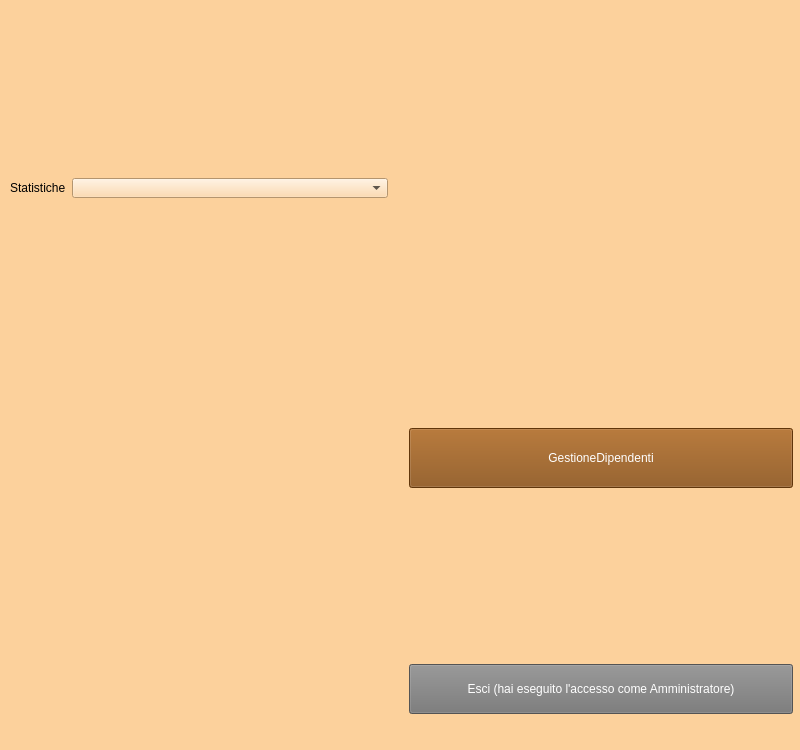
<?xml version="1.0" encoding="UTF-8"?>
<ui version="4.0">
 <class>Form</class>
 <widget class="QWidget" name="Form">
  <property name="windowModality">
   <enum>Qt::NonModal</enum>
  </property>
  <property name="enabled">
   <bool>true</bool>
  </property>
  <property name="sizePolicy">
   <sizepolicy hsizetype="Preferred" vsizetype="Preferred">
    <horstretch>0</horstretch>
    <verstretch>0</verstretch>
   </sizepolicy>
  </property>
  <property name="minimumSize">
   <size>
    <width>800</width>
    <height>750</height>
   </size>
  </property>
  <property name="maximumSize">
   <size>
    <width>800</width>
    <height>750</height>
   </size>
  </property>
  <property name="windowTitle">
   <string>Amministratore</string>
  </property>
  <property name="toolTipDuration">
   <number>-1</number>
  </property>
  <property name="styleSheet">
   <string notr="true">background-color: #FCD19C</string>
  </property>
  <widget class="QWidget" name="verticalLayoutWidget">
   <property name="geometry">
    <rect>
     <x>10</x>
     <y>10</y>
     <width>783</width>
     <height>731</height>
    </rect>
   </property>
   <layout class="QVBoxLayout" name="verticalLayout">
    <item>
     <layout class="QHBoxLayout" name="horizontalLayout_3">
      <item>
       <widget class="QLabel" name="label">
        <property name="minimumSize">
         <size>
          <width>150</width>
          <height>150</height>
         </size>
        </property>
        <property name="maximumSize">
         <size>
          <width>150</width>
          <height>150</height>
         </size>
        </property>
        <property name="text">
         <string/>
        </property>
        <property name="pixmap">
         <pixmap>../../Logo_bowling.png</pixmap>
        </property>
        <property name="scaledContents">
         <bool>true</bool>
        </property>
       </widget>
      </item>
     </layout>
    </item>
    <item>
     <layout class="QHBoxLayout" name="horizontalLayout_2">
      <item>
       <layout class="QVBoxLayout" name="verticalLayout_3">
        <item>
         <layout class="QFormLayout" name="formLayout">
          <item row="0" column="0">
           <widget class="QLabel" name="statisticheLabel">
            <property name="text">
             <string>Statistiche</string>
            </property>
           </widget>
          </item>
          <item row="0" column="1">
           <widget class="QComboBox" name="statComboBox">
            <property name="minimumSize">
             <size>
              <width>316</width>
              <height>20</height>
             </size>
            </property>
            <property name="maximumSize">
             <size>
              <width>316</width>
              <height>20</height>
             </size>
            </property>
            <property name="sizeAdjustPolicy">
             <enum>QComboBox::AdjustToContentsOnFirstShow</enum>
            </property>
            <item>
             <property name="text">
              <string/>
             </property>
            </item>
            <item>
             <property name="text">
              <string>Clienti</string>
             </property>
            </item>
            <item>
             <property name="text">
              <string>Abbonamenti</string>
             </property>
            </item>
            <item>
             <property name="text">
              <string>Dipendenti</string>
             </property>
            </item>
            <item>
             <property name="text">
              <string>Ricevute</string>
             </property>
            </item>
            <item>
             <property name="text">
              <string>Partite</string>
             </property>
            </item>
           </widget>
          </item>
          <item row="1" column="0" colspan="2">
           <layout class="QFormLayout" name="formLayout_2"/>
          </item>
          <item row="2" column="0">
           <widget class="QLabel" name="etichetta1">
            <property name="text">
             <string/>
            </property>
           </widget>
          </item>
          <item row="2" column="1">
           <widget class="QLabel" name="testo1">
            <property name="text">
             <string/>
            </property>
           </widget>
          </item>
          <item row="3" column="0">
           <widget class="QLabel" name="etichetta2">
            <property name="text">
             <string/>
            </property>
           </widget>
          </item>
          <item row="3" column="1">
           <widget class="QLabel" name="testo2">
            <property name="text">
             <string/>
            </property>
           </widget>
          </item>
          <item row="4" column="0">
           <widget class="QLabel" name="etichetta3">
            <property name="text">
             <string/>
            </property>
           </widget>
          </item>
          <item row="4" column="1">
           <widget class="QLabel" name="testo3">
            <property name="text">
             <string/>
            </property>
           </widget>
          </item>
          <item row="5" column="0">
           <widget class="QLabel" name="etichetta4">
            <property name="text">
             <string/>
            </property>
           </widget>
          </item>
          <item row="5" column="1">
           <widget class="QLabel" name="testo4">
            <property name="text">
             <string/>
            </property>
           </widget>
          </item>
          <item row="6" column="0">
           <widget class="QLabel" name="etichetta5">
            <property name="text">
             <string/>
            </property>
           </widget>
          </item>
          <item row="6" column="1">
           <widget class="QLabel" name="testo5">
            <property name="text">
             <string/>
            </property>
           </widget>
          </item>
          <item row="7" column="0">
           <widget class="QLabel" name="etichetta6">
            <property name="text">
             <string/>
            </property>
           </widget>
          </item>
          <item row="7" column="1">
           <widget class="QLabel" name="testo6">
            <property name="text">
             <string/>
            </property>
           </widget>
          </item>
          <item row="8" column="0">
           <widget class="QLabel" name="etichetta7">
            <property name="text">
             <string/>
            </property>
           </widget>
          </item>
          <item row="8" column="1">
           <widget class="QLabel" name="testo7">
            <property name="text">
             <string/>
            </property>
           </widget>
          </item>
         </layout>
        </item>
       </layout>
      </item>
      <item>
       <layout class="QVBoxLayout" name="verticalLayout_2">
        <item>
         <spacer name="verticalSpacer">
          <property name="orientation">
           <enum>Qt::Vertical</enum>
          </property>
          <property name="sizeType">
           <enum>QSizePolicy::Fixed</enum>
          </property>
          <property name="sizeHint" stdset="0">
           <size>
            <width>20</width>
            <height>250</height>
           </size>
          </property>
         </spacer>
        </item>
        <item>
         <widget class="QPushButton" name="gestioneDipendentiButton">
          <property name="minimumSize">
           <size>
            <width>80</width>
            <height>60</height>
           </size>
          </property>
          <property name="maximumSize">
           <size>
            <width>700</width>
            <height>60</height>
           </size>
          </property>
          <property name="styleSheet">
           <string notr="true">color: white;  background-color: #874B0F</string>
          </property>
          <property name="text">
           <string>GestioneDipendenti</string>
          </property>
         </widget>
        </item>
        <item>
         <spacer name="verticalSpacer_2">
          <property name="orientation">
           <enum>Qt::Vertical</enum>
          </property>
          <property name="sizeType">
           <enum>QSizePolicy::Fixed</enum>
          </property>
          <property name="sizeHint" stdset="0">
           <size>
            <width>20</width>
            <height>170</height>
           </size>
          </property>
         </spacer>
        </item>
        <item>
         <widget class="QPushButton" name="esciButton">
          <property name="minimumSize">
           <size>
            <width>384</width>
            <height>50</height>
           </size>
          </property>
          <property name="maximumSize">
           <size>
            <width>384</width>
            <height>50</height>
           </size>
          </property>
          <property name="styleSheet">
           <string notr="true">color: white;  background-color: #757575</string>
          </property>
          <property name="text">
           <string>Esci (hai eseguito l'accesso come Amministratore)</string>
          </property>
          <property name="shortcut">
           <string>Backspace</string>
          </property>
         </widget>
        </item>
        <item>
         <spacer name="verticalSpacer_4">
          <property name="orientation">
           <enum>Qt::Vertical</enum>
          </property>
          <property name="sizeType">
           <enum>QSizePolicy::Fixed</enum>
          </property>
          <property name="sizeHint" stdset="0">
           <size>
            <width>20</width>
            <height>20</height>
           </size>
          </property>
         </spacer>
        </item>
       </layout>
      </item>
     </layout>
    </item>
   </layout>
  </widget>
 </widget>
 <resources/>
 <connections/>
</ui>
